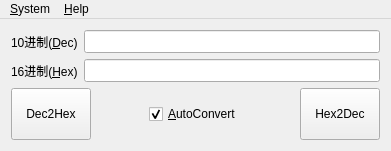
<?xml version="1.0" encoding="UTF-8"?>
<ui version="4.0">
 <class>MainWindow</class>
 <widget class="QMainWindow" name="MainWindow">
  <property name="geometry">
   <rect>
    <x>0</x>
    <y>0</y>
    <width>391</width>
    <height>151</height>
   </rect>
  </property>
  <property name="windowTitle">
   <string>QuickDec2Hex</string>
  </property>
  <widget class="QWidget" name="centralWidget">
   <layout class="QVBoxLayout" name="verticalLayout">
    <item>
     <layout class="QGridLayout" name="gridLayout">
      <item row="0" column="0">
       <widget class="QLabel" name="label_dec">
        <property name="sizePolicy">
         <sizepolicy hsizetype="Preferred" vsizetype="Preferred">
          <horstretch>0</horstretch>
          <verstretch>0</verstretch>
         </sizepolicy>
        </property>
        <property name="text">
         <string>10进制(&amp;Dec)</string>
        </property>
        <property name="buddy">
         <cstring>lineEdit_dec</cstring>
        </property>
       </widget>
      </item>
      <item row="0" column="1">
       <widget class="QLineEdit" name="lineEdit_dec">
        <property name="sizePolicy">
         <sizepolicy hsizetype="Expanding" vsizetype="Preferred">
          <horstretch>0</horstretch>
          <verstretch>0</verstretch>
         </sizepolicy>
        </property>
       </widget>
      </item>
      <item row="1" column="0">
       <widget class="QLabel" name="label_hex">
        <property name="sizePolicy">
         <sizepolicy hsizetype="Preferred" vsizetype="Preferred">
          <horstretch>0</horstretch>
          <verstretch>0</verstretch>
         </sizepolicy>
        </property>
        <property name="text">
         <string>16进制(&amp;Hex)</string>
        </property>
        <property name="buddy">
         <cstring>lineEdit_hex</cstring>
        </property>
       </widget>
      </item>
      <item row="1" column="1">
       <widget class="QLineEdit" name="lineEdit_hex">
        <property name="sizePolicy">
         <sizepolicy hsizetype="Expanding" vsizetype="Preferred">
          <horstretch>0</horstretch>
          <verstretch>0</verstretch>
         </sizepolicy>
        </property>
       </widget>
      </item>
     </layout>
    </item>
    <item>
     <layout class="QHBoxLayout" name="horizontalLayout">
      <item>
       <widget class="QPushButton" name="pushButtonConvertDec2Hex">
        <property name="enabled">
         <bool>true</bool>
        </property>
        <property name="sizePolicy">
         <sizepolicy hsizetype="Minimum" vsizetype="Preferred">
          <horstretch>0</horstretch>
          <verstretch>0</verstretch>
         </sizepolicy>
        </property>
        <property name="text">
         <string>Dec2Hex</string>
        </property>
        <property name="autoDefault">
         <bool>true</bool>
        </property>
        <property name="default">
         <bool>false</bool>
        </property>
       </widget>
      </item>
      <item>
       <spacer name="horizontalSpacer">
        <property name="orientation">
         <enum>Qt::Horizontal</enum>
        </property>
        <property name="sizeHint" stdset="0">
         <size>
          <width>40</width>
          <height>20</height>
         </size>
        </property>
       </spacer>
      </item>
      <item>
       <widget class="QCheckBox" name="checkBox_autoConvert">
        <property name="sizePolicy">
         <sizepolicy hsizetype="Minimum" vsizetype="Preferred">
          <horstretch>0</horstretch>
          <verstretch>0</verstretch>
         </sizepolicy>
        </property>
        <property name="text">
         <string>&amp;AutoConvert</string>
        </property>
        <property name="checked">
         <bool>true</bool>
        </property>
       </widget>
      </item>
      <item>
       <spacer name="horizontalSpacer_2">
        <property name="orientation">
         <enum>Qt::Horizontal</enum>
        </property>
        <property name="sizeHint" stdset="0">
         <size>
          <width>40</width>
          <height>20</height>
         </size>
        </property>
       </spacer>
      </item>
      <item>
       <widget class="QPushButton" name="pushButtonConvertHex2Dec">
        <property name="sizePolicy">
         <sizepolicy hsizetype="Minimum" vsizetype="Preferred">
          <horstretch>0</horstretch>
          <verstretch>0</verstretch>
         </sizepolicy>
        </property>
        <property name="text">
         <string>Hex2Dec</string>
        </property>
       </widget>
      </item>
     </layout>
    </item>
   </layout>
  </widget>
  <widget class="QMenuBar" name="menuBar">
   <property name="geometry">
    <rect>
     <x>0</x>
     <y>0</y>
     <width>391</width>
     <height>23</height>
    </rect>
   </property>
   <widget class="QMenu" name="menuSetting">
    <property name="title">
     <string>&amp;System</string>
    </property>
    <addaction name="action_Quit"/>
   </widget>
   <widget class="QMenu" name="menuAbout">
    <property name="title">
     <string>&amp;Help</string>
    </property>
    <addaction name="action_About"/>
   </widget>
   <addaction name="menuSetting"/>
   <addaction name="menuAbout"/>
  </widget>
  <action name="action_Quit">
   <property name="text">
    <string>&amp;Quit</string>
   </property>
   <property name="shortcut">
    <string>Ctrl+W, Ctrl+Q</string>
   </property>
  </action>
  <action name="action_About">
   <property name="text">
    <string>&amp;About</string>
   </property>
   <property name="shortcut">
    <string>F1</string>
   </property>
  </action>
 </widget>
 <layoutdefault spacing="6" margin="11"/>
 <resources/>
 <connections>
  <connection>
   <sender>action_Quit</sender>
   <signal>triggered()</signal>
   <receiver>MainWindow</receiver>
   <slot>close()</slot>
   <hints>
    <hint type="sourcelabel">
     <x>-1</x>
     <y>-1</y>
    </hint>
    <hint type="destinationlabel">
     <x>195</x>
     <y>75</y>
    </hint>
   </hints>
  </connection>
 </connections>
</ui>
